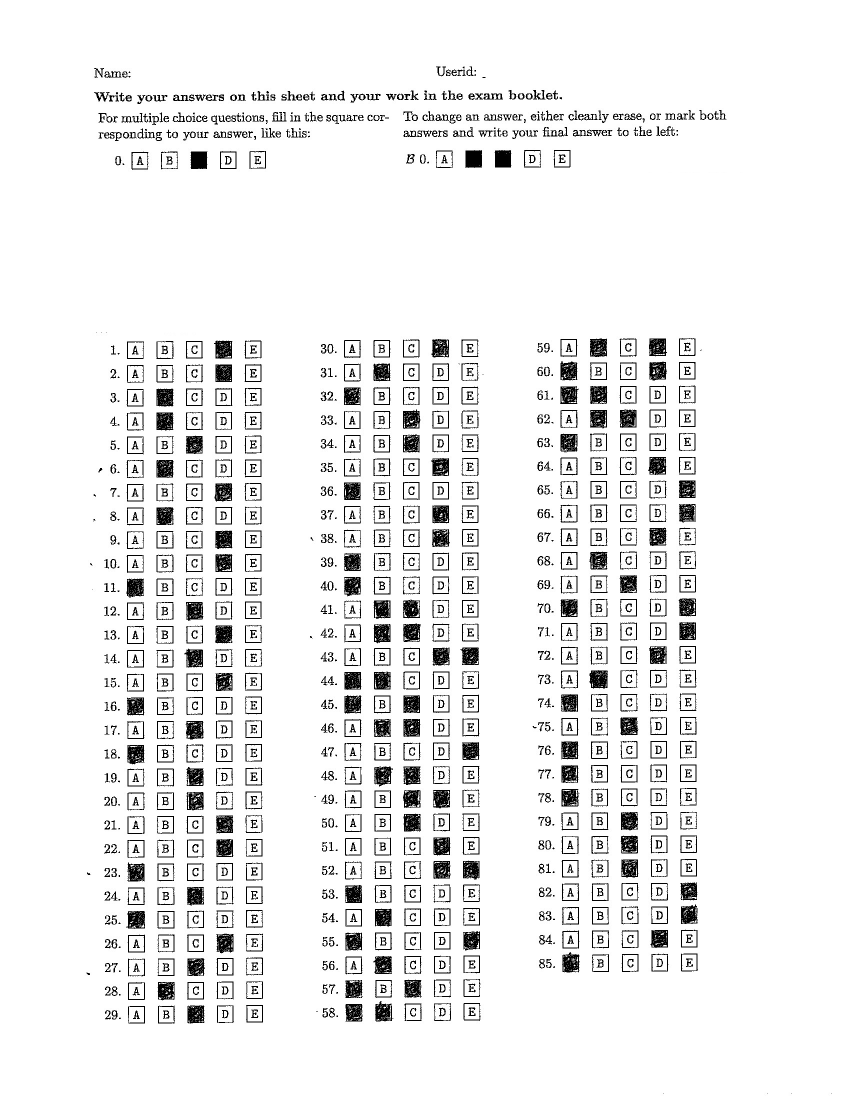
#> input picture test-images/a-27.jpg, 1700 x 2200 px (shown at 1/2 size)
$ python hayesall_exploration.py
#> lines starting #> are read from the running program, lines starting #| are printed output that depends on the picture; long printed decimals are rounded
"""
Order of operations:

1. Find horizontal lines
2. Find vertical lines
3. Find intersections (these should give us a strictly increasing set of coordinates)
4. Use the intersections to find corners/"bounding boxes"
5. Use the bounds in a downstream process for identifying
    A/B/C/D/E, or combinations thereof.
"""


# %% Setup packages for exploration.

from PIL import Image
from PIL import ImageFilter
import numpy as np
from matplotlib.pyplot import imshow
from statistics import mode
from heapq import heappush, heappop

# %% Define a KNN method and Data class:

class KNN:
    def __init__(self, k=5):
        self.k = k

    def fit(self, X, y):
        self.X = X
        self.y = y

    def predict(self, X):
        heap = []
        for i in range(self.X.shape[0]):
            heappush(heap, (np.linalg.norm(self.X[i] - X), self.y[i]))
        print(heap)
        return mode([heappop(heap)[1] for _ in range(self.k)])

def unflatten(flat):
    return flat.reshape((44, 277))

# %% Let's load some "training data"
# Load the a-27 test image, crop out particular regions of interest.
# We'll keep some extra variables around for now for ease of visualization.

im = Image.open("test-images/a-27.jpg")
#> im is the input picture: PIL image 1700x2200 L; min 0, max 255, mean 237.7

cropped_a_1 = im.crop((250, 1153, 527, 1197))
cropped_a_2 = im.crop((250, 1389, 527, 1433))
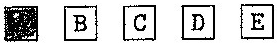
#> cropped_a_2: PIL image 277x44 L; min 0, max 255, mean 205.1

cropped_b_1 = im.crop((250, 773, 527, 817))
cropped_b_2 = im.crop((250, 821, 527, 865))

cropped_c_1 = im.crop((250, 869, 527, 913))
cropped_c_2 = im.crop((250, 1201, 527, 1245))
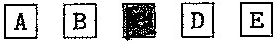
#> cropped_c_2: PIL image 277x44 L; min 0, max 255, mean 204.5

cropped_d_1 = im.crop((250, 678, 527, 722))
cropped_d_2 = im.crop((250, 726, 527, 770))
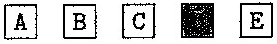
#> cropped_d_2: PIL image 277x44 L; min 0, max 255, mean 204.2

cropped_e_1 = im.crop((685, 1481, 962, 1525))
cropped_e_2 = im.crop((1117, 1005, 1394, 1049))
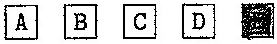
#> cropped_e_2: PIL image 277x44 L; min 0, max 255, mean 206.5

a1 = np.array(cropped_a_1)
a2 = np.array(cropped_a_2)
b1 = np.array(cropped_b_1)
b2 = np.array(cropped_b_2)
c1 = np.array(cropped_c_1)
c2 = np.array(cropped_c_2)
d1 = np.array(cropped_d_1)
d2 = np.array(cropped_d_2)
e1 = np.array(cropped_e_1)
e2 = np.array(cropped_e_2)

data = [a1, a2, b1, b2, c1, c2, d1, d2, e1, e2]

X_train = np.array([arr.flatten() for arr in data])
y_train = np.array([0, 0, 1, 1, 2, 2, 3, 3, 4, 4])

# %% Do some learning maybe.

clf = KNN(k=1)

clf.fit(X_train, y_train)

print("Predicting on training example:")
clf.predict(X_train[0])
#| [(0.0, 0), (13179.104, 3), (13162.125, 2), (13464.757, 2), (13472.151, 1), (13464.713, 1), (13259.720, 3), (14232.512, 0), (14235.847, 4), (14550.043, 4)]

# %% Let's see what happens when we fetch the second image.

im2 = Image.open("test-images/a-3.jpg")
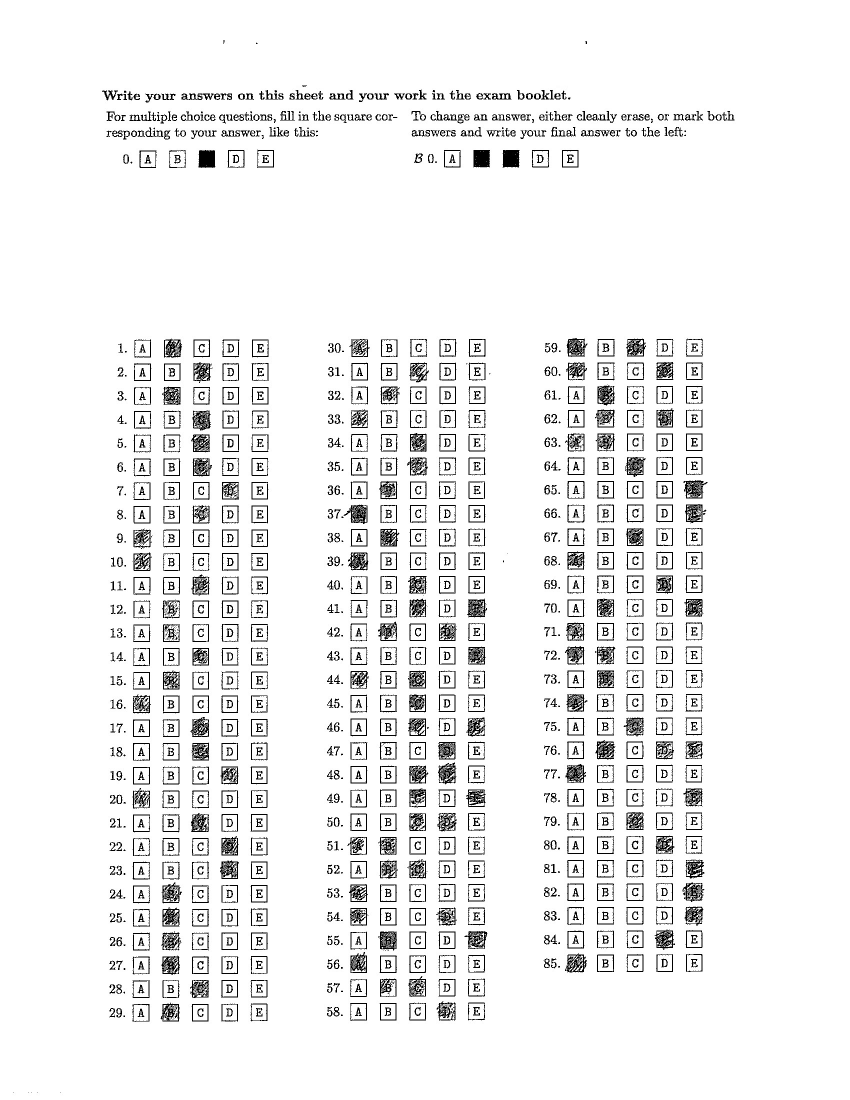
#> input picture test-images/a-3.jpg, 1700 x 2200 px (shown at 1/2 size)
#> im2 is the input picture: PIL image 1700x2200 L; min 0, max 255, mean 239.4

cropped_example = im2.crop((263, 676, 540, 720))
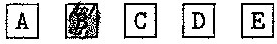
#> cropped_example: PIL image 277x44 L; min 0, max 255, mean 209
test_example = np.array(cropped_example).flatten()
#> test_example = 12188 values, max 255 at index 0, min 0 at index 841, mean 209

X_test = np.array([test_example, test_example])

print("Predicting on test example:")
print(clf.predict(X_test[0]))
#| [(13510.622, 1), (13659.704, 2), (13569.572, 2), (13700.301, 3), (13776.093, 1), (13837.828, 0), (13741.941, 3), (14057.547, 0), (14540.649, 4), (13893.137, 4)]
#| 1

# %%
edge_image = im.filter(ImageFilter.FIND_EDGES)
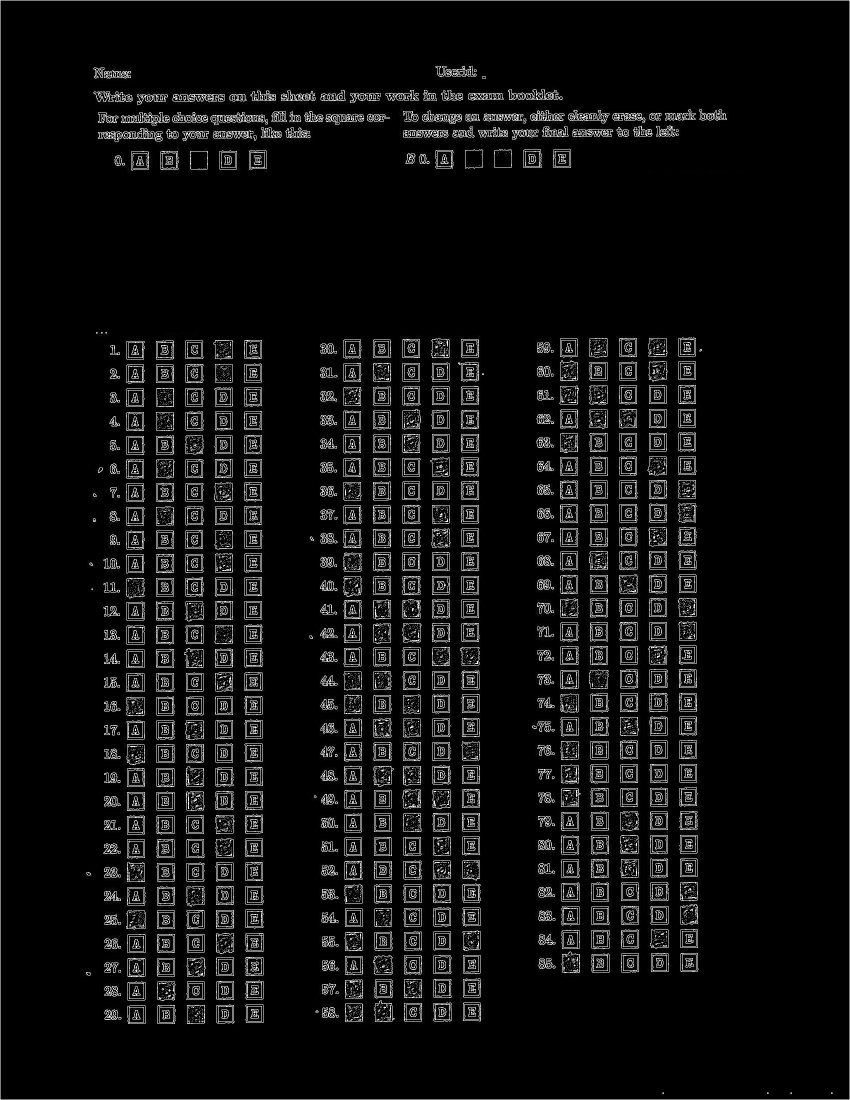
#> edge_image: PIL image 1700x2200 L (shown at 1/2 size); min 0, max 255, mean 15.1

edge_image.save("edge_image.jpg")
